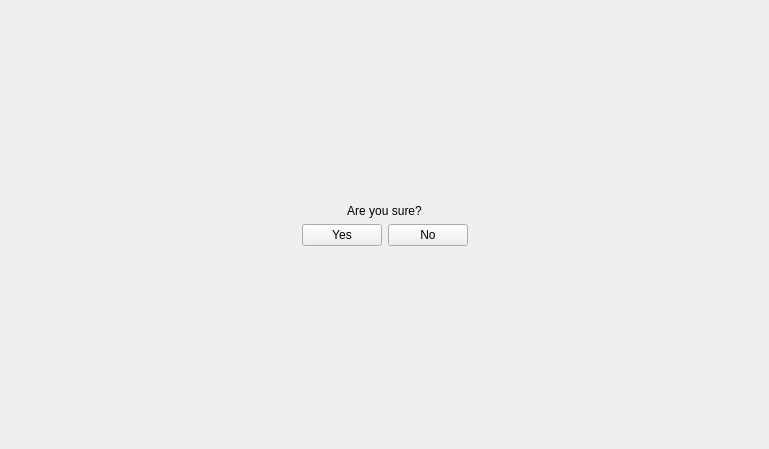
<?xml version="1.0" encoding="UTF-8"?>
<ui version="4.0">
 <class>MainWindow</class>
 <widget class="QMainWindow" name="MainWindow">
  <property name="geometry">
   <rect>
    <x>0</x>
    <y>0</y>
    <width>769</width>
    <height>449</height>
   </rect>
  </property>
  <property name="windowTitle">
   <string>TestComplex</string>
  </property>
  <widget class="QWidget" name="centralwidget">
   <property name="enabled">
    <bool>true</bool>
   </property>
   <layout class="QGridLayout" name="gridLayout">
    <item row="1" column="0">
     <layout class="QHBoxLayout" name="horizontalLayout">
      <item>
       <widget class="QLabel" name="label">
        <property name="text">
         <string>Are you sure?</string>
        </property>
        <property name="alignment">
         <set>Qt::AlignCenter</set>
        </property>
       </widget>
      </item>
     </layout>
    </item>
    <item row="2" column="0">
     <layout class="QHBoxLayout" name="horizontalLayout_2">
      <item>
       <spacer name="horizontalSpacer">
        <property name="orientation">
         <enum>Qt::Horizontal</enum>
        </property>
        <property name="sizeHint" stdset="0">
         <size>
          <width>40</width>
          <height>20</height>
         </size>
        </property>
       </spacer>
      </item>
      <item>
       <widget class="QPushButton" name="YesButton">
        <property name="text">
         <string>Yes</string>
        </property>
       </widget>
      </item>
      <item>
       <widget class="QPushButton" name="NoButton">
        <property name="text">
         <string>No</string>
        </property>
       </widget>
      </item>
      <item>
       <spacer name="horizontalSpacer_3">
        <property name="orientation">
         <enum>Qt::Horizontal</enum>
        </property>
        <property name="sizeHint" stdset="0">
         <size>
          <width>40</width>
          <height>20</height>
         </size>
        </property>
       </spacer>
      </item>
     </layout>
    </item>
    <item row="3" column="0">
     <spacer name="verticalSpacer">
      <property name="orientation">
       <enum>Qt::Vertical</enum>
      </property>
      <property name="sizeHint" stdset="0">
       <size>
        <width>20</width>
        <height>40</height>
       </size>
      </property>
     </spacer>
    </item>
    <item row="0" column="0">
     <spacer name="verticalSpacer_2">
      <property name="orientation">
       <enum>Qt::Vertical</enum>
      </property>
      <property name="sizeHint" stdset="0">
       <size>
        <width>20</width>
        <height>40</height>
       </size>
      </property>
     </spacer>
    </item>
   </layout>
  </widget>
 </widget>
 <resources/>
 <connections/>
</ui>
